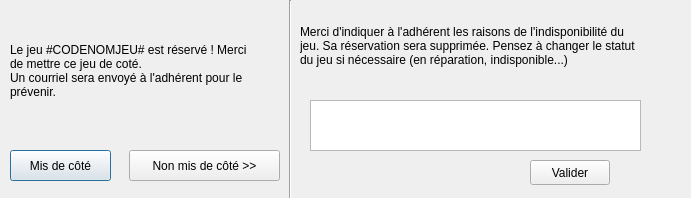
<?xml version="1.0" encoding="UTF-8"?>
<ui version="4.0">
 <class>D_ResaMisDeCote</class>
 <widget class="QDialog" name="D_ResaMisDeCote">
  <property name="geometry">
   <rect>
    <x>0</x>
    <y>0</y>
    <width>691</width>
    <height>198</height>
   </rect>
  </property>
  <property name="windowTitle">
   <string>Jeu à mettre de côté</string>
  </property>
  <widget class="QPushButton" name="Bt_MisDeCote">
   <property name="geometry">
    <rect>
     <x>10</x>
     <y>150</y>
     <width>101</width>
     <height>31</height>
    </rect>
   </property>
   <property name="text">
    <string>Mis de côté</string>
   </property>
  </widget>
  <widget class="QPushButton" name="Bt_NonMisDeCote">
   <property name="geometry">
    <rect>
     <x>129</x>
     <y>150</y>
     <width>151</width>
     <height>31</height>
    </rect>
   </property>
   <property name="text">
    <string>Non mis de côté &gt;&gt;</string>
   </property>
  </widget>
  <widget class="QLabel" name="label">
   <property name="geometry">
    <rect>
     <x>300</x>
     <y>0</y>
     <width>341</width>
     <height>91</height>
    </rect>
   </property>
   <property name="text">
    <string>Merci d'indiquer à l'adhérent les raisons de l'indisponibilité du jeu. Sa réservation sera supprimée. Pensez à changer le statut du jeu si nécessaire (en réparation, indisponible...)</string>
   </property>
   <property name="wordWrap">
    <bool>true</bool>
   </property>
  </widget>
  <widget class="Line" name="line">
   <property name="geometry">
    <rect>
     <x>280</x>
     <y>0</y>
     <width>20</width>
     <height>211</height>
    </rect>
   </property>
   <property name="orientation">
    <enum>Qt::Vertical</enum>
   </property>
  </widget>
  <widget class="QLabel" name="Lb_Reserve">
   <property name="geometry">
    <rect>
     <x>10</x>
     <y>10</y>
     <width>251</width>
     <height>121</height>
    </rect>
   </property>
   <property name="text">
    <string>Le jeu #CODENOMJEU# est réservé ! Merci de mettre ce jeu de coté.
Un courriel sera envoyé à l'adhérent pour le prévenir.</string>
   </property>
   <property name="wordWrap">
    <bool>true</bool>
   </property>
  </widget>
  <widget class="QPlainTextEdit" name="Te_NonMisDeCote">
   <property name="geometry">
    <rect>
     <x>310</x>
     <y>100</y>
     <width>331</width>
     <height>51</height>
    </rect>
   </property>
  </widget>
  <widget class="QPushButton" name="Bt_Valider">
   <property name="geometry">
    <rect>
     <x>530</x>
     <y>160</y>
     <width>80</width>
     <height>25</height>
    </rect>
   </property>
   <property name="text">
    <string>Valider</string>
   </property>
  </widget>
 </widget>
 <resources/>
 <connections/>
</ui>
